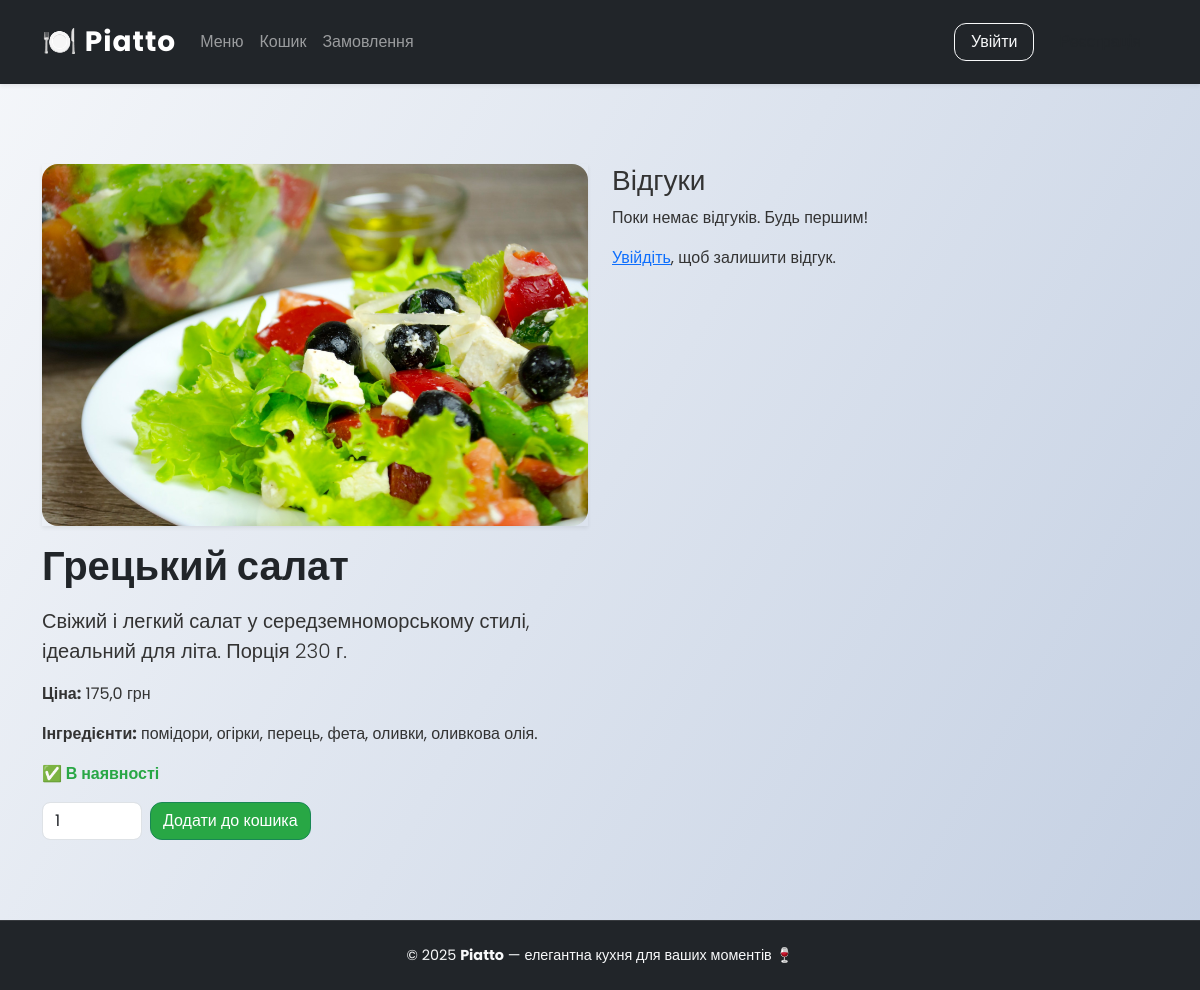
Screenshot of /menu/dish/2/ with the database file from the repository.
### menu/models.py (models this page shows, shortened)
class Dish(models.Model):
    name = models.CharField(max_length=150)
    category = models.ForeignKey(Category, on_delete=models.CASCADE, related_name="dishes")
    description = models.TextField()
    ingredients = models.TextField()
    image = models.ImageField(upload_to="dishes/", blank=True, null=True)
    price = models.FloatField(default=100.00)
    available = models.BooleanField(default=True)

### menu/views.py (the view)
# urls.py: path("dish/<int:id>/", views.dish_detail, name="dish_detail"),
def dish_detail(request, id):
    dish = get_object_or_404(Dish, id=id)
    reviews = dish.reviews.order_by('-updated_at')
    user_review = None
    if request.user.is_authenticated:
        user_review = Review.objects.filter(dish=dish, user=request.user).first()
    return render(request, "menu/dish_detail.html", {"dish": dish, "reviews": reviews, "user_review": user_review})

### templates/menu/dish_detail.html (shortened to what this page needs)
{% extends 'base.html' %}
{% block content %}
<div class="container my-5">
  <div class="row g-4">
    <div class="col-md-6">
      {% if dish.image %}
      <div class="img-frame shadow-sm mb-3">
        <img src="{{ dish.image.url }}" alt="{{ dish.name }}">
      </div>
      {% endif %}
      <h1 class="fw-bold">{{ dish.name }}</h1>
      <p class="lead">{{ dish.description }}</p>
      <p><b>Ціна:</b> {{ dish.price }} грн</p>
      <p><b>Інгредієнти:</b> {{ dish.ingredients }}</p>
      {% if dish.available %}
        <p class="text-success fw-semibold">✅ В наявності</p>
      {% else %}
        <p class="text-danger fw-semibold">❌ Немає в наявності</p>
      {% endif %}
      <form method="post" action="{% url 'cart:add_to_cart' dish.id %}" class="d-flex gap-2 mt-3">
        <input type="number" name="quantity" id="quantity" value="1" min="1" class="form-control" style="width: 100px;">
        <button type="submit" class="btn btn-success">Додати до кошика</button>
      </form>
    </div>
    <div class="col-md-6">
      <h3>Відгуки</h3>
      {% if reviews %}
        <ul class="list-group mb-3">
          {% for review in reviews %}
          <li class="list-group-item">
            <strong>{{ review.user.username }}</strong> ⭐ {{ review.rating }}/5
            <p>{{ review.comment }}</p>
            <small>
              Створено: {{ review.created_at|date:"d.m.Y H:i" }}
              {% if review.updated_at != review.created_at %}
                (оновлено: {{ review.updated_at|date:"d.m.Y H:i" }})
              {% endif %}
            </small>
            {% if user.is_staff %}
            <form method="post" action="{% url 'reviews:delete_review' review.id %}" class="mt-1">
              {% csrf_token %}
              <button type="submit" class="btn btn-sm btn-danger">Видалити</button>
            </form>
            {% endif %}
          </li>
          {% endfor %}
        </ul>
      {% else %}
        <p>Поки немає відгуків. Будь першим!</p>
      {% endif %}
      {% if user.is_authenticated %}
      <h4 class="mt-4">{% if user_review %}Оновити свій відгук{% else %}Залишити відгук{% endif %}</h4>
      <form method="post" action="{% url 'reviews:add_review' dish.id %}">
        {% csrf_token %}
        <div class="mb-2">
          <label for="rating" class="form-label">Оцінка:</label>
          <select name="rating" id="rating" class="form-select w-auto">
            {% for i in "12345" %}
            <option value="{{ i }}" {% if user_review and user_review.rating == i|add:"0" %}selected{% endif %}>{{ i }}</option>
            {% endfor %}
          </select>
        </div>
        <div class="mb-2">
          <label for="comment" class="form-label">Коментар:</label>
          <textarea name="comment" id="comment" rows="4" class="form-control">{% if user_review %}{{ user_review.comment }}{% endif %}</textarea>
        </div>
        <button type="submit" class="btn btn-primary">{% if user_review %}Оновити{% else %}Надіслати{% endif %}</button>
      </form>
      {% else %}
      <p><a href="{% url 'register:login' %}">Увійдіть</a>, щоб залишити відгук.</p>
      {% endif %}
    </div>
  </div>
</div>
{% endblock %}

### static/css/style.css (style rules this page uses)
body { font-family: 'Poppins', sans-serif; background: linear-gradient(120deg, #f5f7fa, #c3cfe2); color: #333; min-height: 100vh; display: flex; flex-direction: column; }
.card-img-top, .img-frame img { border-radius: 0.75rem 0.75rem 0 0; object-fit: cover; width: 100%; }
.img-frame img { border-radius: 1rem; max-height: 400px; }
.btn { border-radius: 0.75rem; transition: all 0.2s ease; }
.btn-success { background-color: #28a745; }
.section-title, h2, h1 { font-weight: 700; color: #212529; margin-bottom: 1rem; }
form { margin-bottom: 0; }
input, select, textarea { border-radius: 0.5rem !important; }
.text-success { color: #28a745 !important; }
.container, .card, .table, .form-control { animation: fadeInUp 0.4s ease; }

### rows the page displays
Dish: image (picture), name "Грецький салат", description "Свіжий і легкий салат у середземноморському стилі, ідеальний для літа. Порція 230 г.", price "175,0", ingredients "помідори, огірки, перець, фета, оливки, оливкова олія."
